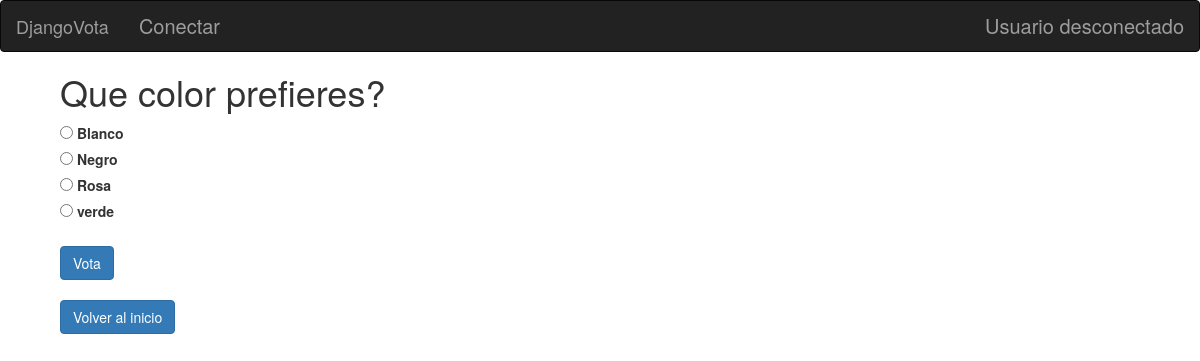
The app's page /8/ with its own data.
### polls/models.py (models this page shows, shortened)
class Pregunta(models.Model):
	author = models.ForeignKey(settings.AUTH_USER_MODEL,on_delete=models.CASCADE,)
	textPregunta = models.CharField(max_length=200)
	dataPubli = models.DateTimeField('Fecha de publicacion')

class Respuesta(models.Model):
	pregunta = models.ForeignKey(Pregunta, on_delete=models.CASCADE)
	textRespuesta = models.CharField(max_length=200)

### polls/views.py (the view)
# urls.py: path('<int:pk>/', views.DetailView.as_view(), name='detail'),
class DetailView(generic.DetailView):
    model = Pregunta
    template_name = 'polls/detail.html'

### polls/templates/polls/detail.html (shortened to what this page needs)
{% extends 'base_generic.html' %}
{%block content%}
{% load static %}
<link rel="stylesheet" type="text/css" href="{% static 'polls/style.css' %}" />
<link rel="stylesheet" href="//netdna.bootstrapcdn.com/bootstrap/3.1.0/css/bootstrap.min.css">
<div class="containter" style="margin-left: 5%;">
<h1>{{ pregunta.textPregunta }}</h1>
<form action="{% url 'polls:vote' pregunta.id %}" method="post">
{% for respuesta in pregunta.respuesta_set.all %}
    <input type="radio" name="respuesta" id="respuesta{{ forloop.counter }}" value="{{ respuesta.id }}" />
    <label for="respuesta{{ forloop.counter }}">{{ respuesta.textRespuesta }}</label><br />
{% endfor %}</br>
<input type="submit" value="Vota" class="btn btn-primary"/>
</form></br>
<a href="http://127.0.0.1:8000/index/" class="btn btn-primary">Volver al inicio</a>
</div>
{%endblock%}

### polls/static/polls/style.css (style rules this page uses)
body { background: white url("images/fondo.png"); background-size: 100% 100%; }
input { padding:5px 15px; background:#ccc; border:0 none; cursor:pointer; -webkit-border-radius: 5px; border-radius: 5px; }

### records on screen
Pregunta: textPregunta "Que color prefieres?"
Respuesta: textRespuesta "Blanco"
Respuesta: textRespuesta "Negro"
Respuesta: textRespuesta "Rosa"
Respuesta: textRespuesta "verde"
